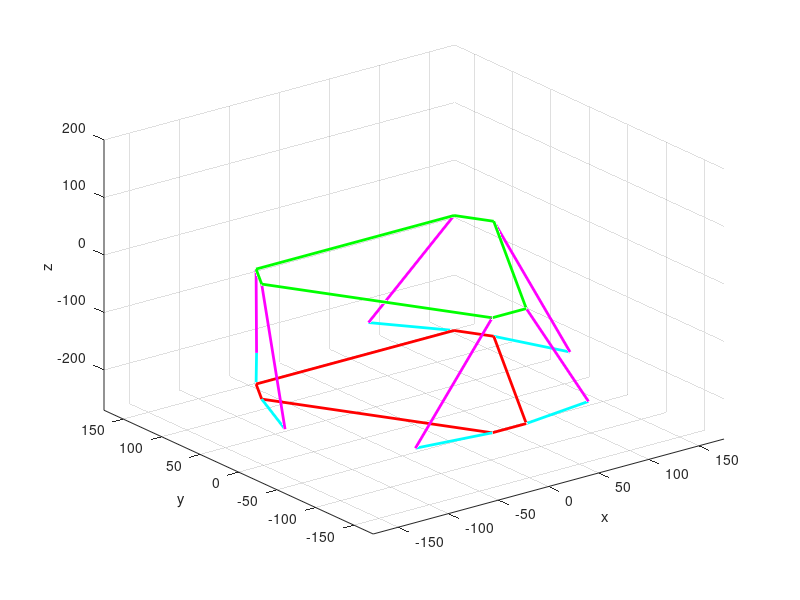

This figure's MATLAB source:
%platform parameters
rb = 125; %radius of base mm
angle_offset = 30-15.63/2; %smallest angle between 2 mounts
h = 200;
l_crank = 70;
l_rocker = sqrt(h^2 + l_crank^2);
platform_center = [0, 0, 0];

%graph settings
linewidth = 2;
x_lim = rb+50;
y_lim = rb+50;

n_motions = 8;
degree_increment = 2;
%n_segments = 30;% number of degrees rotation
n_segments = 10/degree_increment;
asize = n_segments +1;

%translation arrays
Tx=[0,0,0,0,0,0,0,0];
Ty=[0,0,0,0,0,0,0,0];
Tz=[0,0,0,0,0,0,0,0];

%rotation arrays
alpha_array = [0,0,degree_increment,-degree_increment,0,0,degree_increment,-degree_increment];
beta_array = [-degree_increment,degree_increment,0,0,degree_increment,-degree_increment,0,0];
gamma_array = [0,0,0,0,0,0,0,0];

%arrays initialize
top = ones(7,3);
base = ones(7,3);
lengths = ones(6,n_segments);
servo_angle = zeros(6,n_segments);
B = ones(n_segments, 6); %angle of plane that servo rotates on (tangent to mount)
plane_angle = zeros(6,n_segments); %rod end misalignment angles

%base platform
for i=0:6
    if mod(i,2)==0 %if i is even
    angle = i*60 + angle_offset;  
    B(i+1) = deg2rad(angle-90);

    else
    angle = i*60 - angle_offset;
    B(i+1) = deg2rad(angle+90);
    end
    base(i+1,:) = [rb*cos(deg2rad(angle)), rb*sin(deg2rad(angle)), -h];
end
%plot base
plot3(base(:,1),base(:,2),base(:,3),'r', 'linewidth', linewidth); %connects the dots
hold on;

%top platform
for i=0:6
    if mod(i,2)==0 %if i is even
    angle = i*60 + angle_offset;  
      
    else
    angle = i*60 - angle_offset;  
    end
  top(i+1,:) = [rb*cos(deg2rad(angle)), rb*sin(deg2rad(angle)), 0];
end
%plot top
plot3(top(:,1),top(:,2),top(:,3),'g', 'linewidth', linewidth);
hold on;


%plot crank and rocker
for i=1:6
lengths(i) = norm(top(i,:) - base(i,:));
M = 2*l_crank*(top(i,3)-base(i,3));
N = 2*l_crank*(cos(B(i))*(top(i,1)-base(i,1)) + sin(B(i))*(top(i,2)-base(i,2)));
L=lengths(i)^2-(l_rocker^2-l_crank^2);
servo_angle(i,1) = asin(L/sqrt(M^2+N^2)) - atan(N/M);
crank = [base(i,1) + l_crank*cos(B(i))*cos(servo_angle(i,1)), base(i,2) + l_crank*cos(servo_angle(i,1))*sin(B(i)),...
        base(i,3) + l_crank*sin(servo_angle(i,1))];

link1 = [top(i,:); crank];
link2 = [crank;base(i,:)];
plot3(link1(:,1),link1(:,2),link1(:,3),'m', 'linewidth', linewidth);
hold on;
plot3(link2(:,1),link2(:,2),link2(:,3),'c', 'linewidth', linewidth);
hold on;

% compute misalignemnt angles
N = cross([base(i,1) base(i,2) 0] - base(1,:), [base(i,1) base(i,2) 0] - crank);
%// angle between plane and line, equals pi/2 - angle between D-E and N
plane_angle(i,1) = rad2deg(abs( pi/2 - acos( dot(crank-top(i,:), N)/norm(N)/norm(crank-top(i,:)) ) ));
end

axis([-x_lim x_lim -y_lim y_lim -h-l_crank h]);
grid on;
hold off;


for k = 1:n_motions

%degree_increment = 2.5;
%n_segments = 5/degree_increment;


T = [Tx(k) Ty(k) Tz(k)];

%asize = n_segments +1;


    
   
alpha = alpha_array(k);
beta = beta_array(k);
gamma = gamma_array(k);

R_x = [1,0,0 ; 0, cos(deg2rad(alpha)), sin(deg2rad(alpha)); 0, -sin(deg2rad(alpha)), cos(deg2rad(alpha))];
R_y = [ cos(deg2rad(beta)),0, -sin(deg2rad(beta)); 0,1,0 ; sin(deg2rad(beta)),0, cos(deg2rad(beta))];
R_z = [cos(deg2rad(gamma)), sin(deg2rad(gamma)), 0; -sin(deg2rad(gamma)), cos(deg2rad(gamma)),0; 0,0,1];
R = R_x * R_y * R_z ;
%move platform - motion divided into n_segments
for j=1:n_segments

pause(0.1);

%update top mount pts
%to rotate around its own axis, it translates itself back to the origin,rotates and then translates back
top = transpose(R*transpose(top - ones(7,3).*platform_center)) + ones(7,3).*(platform_center + T);
platform_center = platform_center + T;

%plot top
plot3(top(:,1),top(:,2),top(:,3),'g', 'linewidth', linewidth);
hold on;

%plot base
plot3(base(:,1),base(:,2),base(:,3),'r', 'linewidth', linewidth); %connects the dots
hold on;

%plots links
for i=1:6
lengths(i) = norm(top(i,:) - base(i,:));
M = 2*l_crank*(top(i,3)-base(i,3));
N = 2*l_crank*(cos(B(i))*(top(i,1)-base(i,1)) + sin(B(i))*(top(i,2)-base(i,2)));
L=lengths(i)^2-(l_rocker^2-l_crank^2);
servo_angle(i,j+1) = asin(L/sqrt(M^2+N^2)) - atan(N/M);
crank = [base(i,1) + l_crank*cos(B(i))*cos(servo_angle(i,j+1)), base(i,2) + l_crank*cos(servo_angle(i,j+1))*sin(B(i)),...
        base(i,3) + l_crank*sin(servo_angle(i,j+1))];

link1 = [top(i,:); crank];
link2 = [crank;base(i,:)];
plot3(link1(:,1),link1(:,2),link1(:,3),'m', 'linewidth', linewidth);
hold on;
plot3(link2(:,1),link2(:,2),link2(:,3),'c', 'linewidth', linewidth);
hold on;

% compute misalignemnt angles
N = cross([base(i,1) base(i,2) 0] - base(1,:), [base(i,1) base(i,2) 0] - crank);
%// angle between plane and line, equals pi/2 - angle between D-E and N
plane_angle(i,j+1) = rad2deg(abs( pi/2 - acos( dot(crank-top(i,:), N)/norm(N)/norm(crank-top(i,:)) ) ));

end

hold off;
axis([-x_lim x_lim -y_lim y_lim -h-l_crank h]);
grid on;
xlabel('x');
ylabel('y');
zlabel('z');

end
%servo_angles_degrees((k-1)*asize+1:(k-1)*asize+1+n_segments,:) = transpose(rad2deg(servo_angle));
servo_angles_degrees((k-1)*(asize-1)+1:(k-1)*(asize-1)+n_segments,:) = transpose(rad2deg(servo_angle(:,2:asize)));



%{
sz = size(servo_angles_degrees);
B=zeros(1,6);
for w= sz(1):-1:2
    tf = isequal(servo_angles_degrees(w,1:6),B);
    if (tf)
    servo_angles_degrees(w,:) = [];
    end
end
%}
fileID = fopen('servo_data.txt','w');
fprintf(fileID,'{%4.2f , %4.2f , %4.2f , %4.2f , %4.2f , %4.2f }, \r\n',transpose(servo_angles_degrees));
fclose(fileID);


end